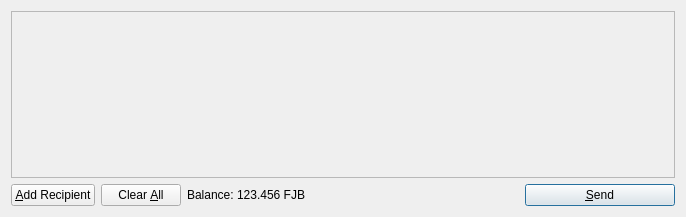
<?xml version="1.0" encoding="UTF-8"?>
<ui version="4.0">
 <class>SendCoinsDialog</class>
 <widget class="QDialog" name="SendCoinsDialog">
  <property name="geometry">
   <rect>
    <x>0</x>
    <y>0</y>
    <width>686</width>
    <height>217</height>
   </rect>
  </property>
  <property name="windowTitle">
   <string>Send Coins</string>
  </property>
  <layout class="QVBoxLayout" name="verticalLayout">
   <item>
    <widget class="QScrollArea" name="scrollArea">
     <property name="widgetResizable">
      <bool>true</bool>
     </property>
     <widget class="QWidget" name="scrollAreaWidgetContents">
      <property name="geometry">
       <rect>
        <x>0</x>
        <y>0</y>
        <width>666</width>
        <height>165</height>
       </rect>
      </property>
      <layout class="QVBoxLayout" name="verticalLayout_2">
       <property name="margin">
        <number>0</number>
       </property>
       <item>
        <layout class="QVBoxLayout" name="entries">
         <property name="spacing">
          <number>6</number>
         </property>
        </layout>
       </item>
       <item>
        <spacer name="verticalSpacer">
         <property name="orientation">
          <enum>Qt::Vertical</enum>
         </property>
         <property name="sizeHint" stdset="0">
          <size>
           <width>20</width>
           <height>40</height>
          </size>
         </property>
        </spacer>
       </item>
      </layout>
     </widget>
    </widget>
   </item>
   <item>
    <layout class="QHBoxLayout" name="horizontalLayout">
     <item>
      <widget class="QPushButton" name="addButton">
       <property name="toolTip">
        <string>Send to multiple recipients at once</string>
       </property>
       <property name="text">
        <string>&amp;Add Recipient</string>
       </property>
       <property name="icon">
        <iconset resource="../bitcoin.qrc">
         <normaloff>:/icons/add</normaloff>:/icons/add</iconset>
       </property>
       <property name="autoDefault">
        <bool>false</bool>
       </property>
      </widget>
     </item>
     <item>
      <widget class="QPushButton" name="clearButton">
       <property name="sizePolicy">
        <sizepolicy hsizetype="Minimum" vsizetype="Fixed">
         <horstretch>0</horstretch>
         <verstretch>0</verstretch>
        </sizepolicy>
       </property>
       <property name="toolTip">
        <string>Remove all transaction fields</string>
       </property>
       <property name="text">
        <string>Clear &amp;All</string>
       </property>
       <property name="icon">
        <iconset resource="../bitcoin.qrc">
         <normaloff>:/icons/remove</normaloff>:/icons/remove</iconset>
       </property>
       <property name="autoRepeatDelay">
        <number>300</number>
       </property>
       <property name="autoDefault">
        <bool>false</bool>
       </property>
      </widget>
     </item>
     <item>
      <layout class="QHBoxLayout" name="horizontalLayout_2">
       <property name="spacing">
        <number>3</number>
       </property>
       <item>
        <widget class="QLabel" name="label">
         <property name="text">
          <string>Balance:</string>
         </property>
        </widget>
       </item>
       <item>
        <widget class="QLabel" name="labelBalance">
         <property name="cursor">
          <cursorShape>IBeamCursor</cursorShape>
         </property>
         <property name="text">
          <string>123.456 FJB</string>
         </property>
         <property name="textInteractionFlags">
          <set>Qt::LinksAccessibleByMouse|Qt::TextSelectableByKeyboard|Qt::TextSelectableByMouse</set>
         </property>
        </widget>
       </item>
      </layout>
     </item>
     <item>
      <spacer name="horizontalSpacer">
       <property name="orientation">
        <enum>Qt::Horizontal</enum>
       </property>
       <property name="sizeHint" stdset="0">
        <size>
         <width>40</width>
         <height>20</height>
        </size>
       </property>
      </spacer>
     </item>
     <item>
      <widget class="QPushButton" name="sendButton">
       <property name="minimumSize">
        <size>
         <width>150</width>
         <height>0</height>
        </size>
       </property>
       <property name="toolTip">
        <string>Confirm the send action</string>
       </property>
       <property name="text">
        <string>&amp;Send</string>
       </property>
       <property name="icon">
        <iconset resource="../bitcoin.qrc">
         <normaloff>:/icons/send</normaloff>:/icons/send</iconset>
       </property>
       <property name="default">
        <bool>true</bool>
       </property>
      </widget>
     </item>
    </layout>
   </item>
  </layout>
 </widget>
 <resources>
  <include location="../bitcoin.qrc"/>
 </resources>
 <connections/>
</ui>
